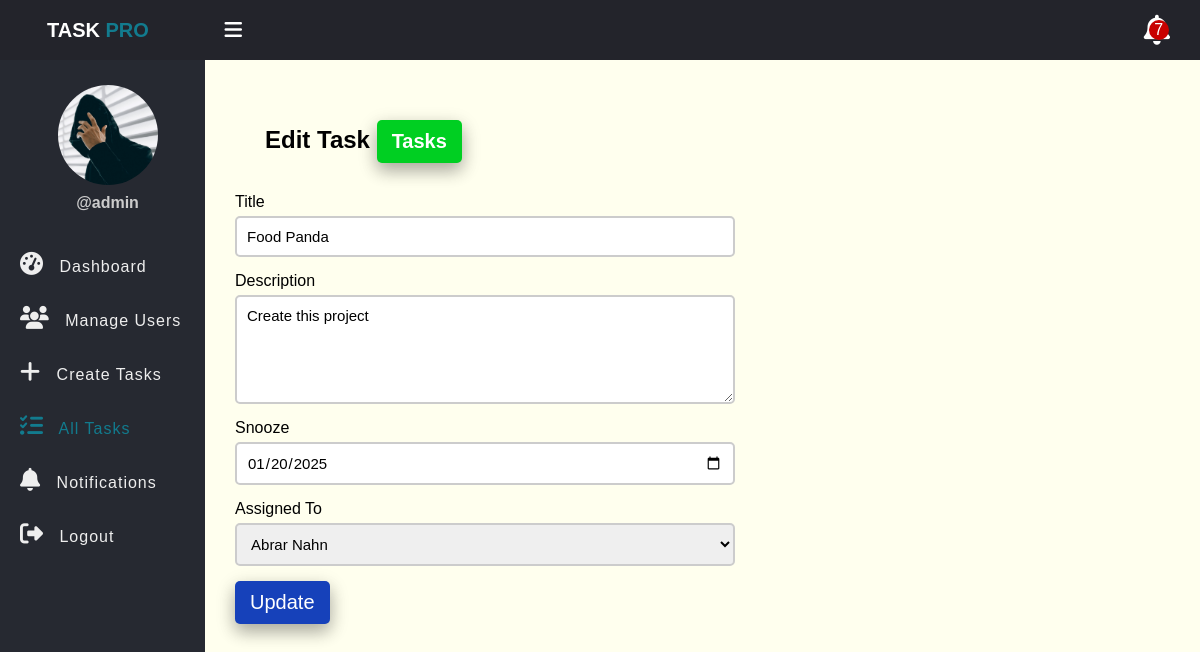
The app's page /edit_task.php?id=4 (signed in) with its own data.
### tables this page shows
CREATE TABLE `tasks` (
  `id` int(11) NOT NULL,
  `title` varchar(100) NOT NULL,
  `description` text DEFAULT NULL,
  `assigned_to` int(11) DEFAULT NULL,
  `due_date` date DEFAULT NULL,
  `status` enum('pending','in_progress','completed') DEFAULT 'pending',
  `created_at` timestamp NOT NULL DEFAULT current_timestamp()
);

### app/Model/Task.php (called while the page is built, shortened)
<?php
function get_task_by_id($conn, $id){
    $sql = "SELECT * FROM tasks WHERE id = ? ";
    $stmt = $conn->prepare($sql);
    $stmt->execute([$id]);
    if($stmt->rowCount() > 0){
        $task = $stmt->fetch();
    }else{
        $task = 0;
    }
    return $task;
}

### app/Model/User.php (called while the page is built, shortened)
<?php
function get_all_users($conn){
    $sql = "SELECT * FROM users WHERE role = ? ";
    $stmt = $conn->prepare($sql);
    $stmt->execute(['employee']);
    if($stmt->rowCount() > 0){
        $users = $stmt->fetchAll();
    }else{
        $users = 0;
    }
    return $users;
}

### edit_task.php (the view, shortened to what this page needs)
<?php
if(isset($_SESSION['role']) && isset($_SESSION['id']) && $_SESSION['role'] == 'admin'){
    include "DB_connection.php";
	include "app/Model/Task.php";
	include "app/Model/User.php";
    $id = $_GET['id'];
	$task = get_task_by_id($conn, $id);
    $users = get_all_users($conn);
?>
<!DOCTYPE html>
<html>
<head>
	<link rel="stylesheet" href="css/all.min.css">
	<link rel="stylesheet" href="css/style.css">
</head>
<body>
	<?php include "inc/header.php"; ?>
	<div class="body">
	<?php include "inc/nav.php"; ?>
		<section class="section-1">
            <h2 class="title">Edit Task <a href="tasks.php">Tasks</a></h2>
            <form action="app/update_task.php" method="POST" class="form_1">
                <div class="input_holder">
                    <label for="">Title</label>
                    <input type="text" name="title" value="<?php echo $task['title']?>" class="input_1" placeholder="Title" />
                </div>
                <div class="input_holder">
                    <label for="">Description</label>
                    <textarea type="text" name="description" rows="5" class="input_1" placeholder="Description" /><?php echo $task['description']?></textarea>
                </div>
                <div class="input_holder">
                    <label for="">Snooze</label>
                    <input type="date" name="due_date" value="<?php echo $task['due_date']?>" class="input_1" placeholder="Snooze" />
                </div>
                <div class="input_holder">
                    <label for="">Assigned To</label>
                    <select name="assigned_to" class="input_1">
                        <?php if($users !=0){
                            foreach($users as $user){
								if($task['assigned_to'] == $user['id']){ ?>
								<option selected value="<?php echo $user['id']?>"><?php echo $user['full_name']?></option>
							<?php }else{ ?>
                        <option value="<?php echo $user['id']?>"><?php echo $user['full_name']?></option>
                        <?php } } } ?>
                    </select>
                </div>
				<button class="edit_btn">Update</button>
            </form>
		</section>
	</div>
</body>
</html>
<?php }else{
		$em = "First Login";
		header("Location: login.php?error=$em");
		exit();
	}
?>

### css/style.css (style rules this page uses)
* { padding: 0; margin: 0; box-sizing: border-box; font-family: arial, sans-serif; }
.body { display: flex; }
.section-1 { padding: 30px; }
.section-1 .title { padding: 30px; }
.section-1 .title a { display: inline-block; text-decoration: none; padding-left: 10px; border: none; background: #00CF22; padding: 10px 15px; color: #fff; font-size: 20px; border-radius: 5px; outline: none; cursor: pointer; transition: background 1s; box-shadow: 0 8px 16px 0 rgba(0,0,0,0.2), 0 6px 20px 0 rgba(0,0,0,0.19); }
.section-1 { width: 100%; background: #ffe; }
.edit_btn { display: inline-block; text-decoration: none; padding-left: 10px; border: none; background: #1641ba; padding: 10px 15px; color: #fff; font-size: 20px; border-radius: 5px; outline: none; cursor: pointer; transition: background 1s; box-shadow: 0 8px 16px 0 rgba(0,0,0,0.2), 0 6px 20px 0 rgba(0,0,0,0.19); }
.form_1 { width: 90%; max-width: 500px; }
.input_holder { margin-bottom: 15px; }
.input_holder label { display: block; margin-bottom: 5px; }
.input_1 { border: 2px solid #ccc; width: 100%; padding: 10px; font-size: 15px; outline: none; display: block; border-radius: 5px; }

### records on screen
tasks: title "Food Panda", description "Create this project", due_date "01/20/2025"

### other values on screen
$_SESSION['username'] "admin"
form field assigned_to "Abrar Nahn"
